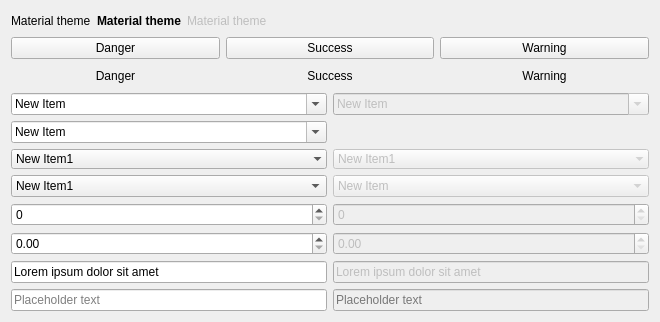
          <widget class="QWidget" name="page_4">
           <property name="geometry">
            <rect>
             <x>0</x>
             <y>0</y>
             <width>660</width>
             <height>310</height>
            </rect>
           </property>
           <attribute name="label">
            <string>Inputs</string>
           </attribute>
           <layout class="QGridLayout" name="gridLayout_21">
            <item row="0" column="1">
             <widget class="QLabel" name="label_3">
              <property name="font">
               <font>
                <weight>75</weight>
                <bold>true</bold>
               </font>
              </property>
              <property name="text">
               <string>Material theme</string>
              </property>
             </widget>
            </item>
            <item row="0" column="3">
             <spacer name="horizontalSpacer_4">
              <property name="orientation">
               <enum>Qt::Horizontal</enum>
              </property>
              <property name="sizeHint" stdset="0">
               <size>
                <width>427</width>
                <height>20</height>
               </size>
              </property>
             </spacer>
            </item>
            <item row="0" column="2">
             <widget class="QLabel" name="label">
              <property name="enabled">
               <bool>false</bool>
              </property>
              <property name="text">
               <string>Material theme</string>
              </property>
             </widget>
            </item>
            <item row="2" column="0" colspan="4">
             <layout class="QGridLayout" name="gridLayout_4">
              <item row="7" column="0">
               <widget class="QLineEdit" name="lineEdit_3">
                <property name="placeholderText">
                 <string>Placeholder text</string>
                </property>
               </widget>
              </item>
              <item row="4" column="0">
               <widget class="QSpinBox" name="spinBox"/>
              </item>
              <item row="3" column="1">
               <widget class="QComboBox" name="comboBox_4">
                <property name="enabled">
                 <bool>false</bool>
                </property>
                <item>
                 <property name="text">
                  <string>New Item</string>
                 </property>
                </item>
                <item>
                 <property name="text">
                  <string>New Item</string>
                 </property>
                </item>
                <item>
                 <property name="text">
                  <string>New Item</string>
                 </property>
                </item>
                <item>
                 <property name="text">
                  <string>New Item</string>
                 </property>
                </item>
                <item>
                 <property name="text">
                  <string>New Item</string>
                 </property>
                </item>
               </widget>
              </item>
              <item row="2" column="1">
               <widget class="QComboBox" name="comboBox_6">
                <property name="enabled">
                 <bool>false</bool>
                </property>
                <property name="frame">
                 <bool>false</bool>
                </property>
                <item>
                 <property name="text">
                  <string>New Item1</string>
                 </property>
                </item>
                <item>
                 <property name="text">
                  <string>New Item2</string>
                 </property>
                </item>
                <item>
                 <property name="text">
                  <string>New Item3</string>
                 </property>
                </item>
                <item>
                 <property name="text">
                  <string>New Item4</string>
                 </property>
                </item>
                <item>
                 <property name="text">
                  <string>New Item5</string>
                 </property>
                </item>
                <item>
                 <property name="text">
                  <string>New Item6</string>
                 </property>
                </item>
                <item>
                 <property name="text">
                  <string>New Item7</string>
                 </property>
                </item>
               </widget>
              </item>
              <item row="0" column="0">
               <widget class="QComboBox" name="comboBox">
                <property name="editable">
                 <bool>true</bool>
                </property>
                <property name="currentText">
                 <string>New Item</string>
                </property>
                <item>
                 <property name="text">
                  <string>New Item</string>
                 </property>
                </item>
                <item>
                 <property name="text">
                  <string>New Item</string>
                 </property>
                </item>
                <item>
                 <property name="text">
                  <string>New Item</string>
                 </property>
                </item>
                <item>
                 <property name="text">
                  <string>New Item</string>
                 </property>
                </item>
                <item>
                 <property name="text">
                  <string>New Item</string>
                 </property>
                </item>
               </widget>
              </item>
              <item row="5" column="0">
               <widget class="QDoubleSpinBox" name="doubleSpinBox"/>
              </item>
              <item row="1" column="0">
               <widget class="QComboBox" name="comboBox_7">
                <property name="editable">
                 <bool>true</bool>
                </property>
                <item>
                 <property name="text">
                  <string>New Item</string>
                 </property>
                </item>
                <item>
                 <property name="text">
                  <string>New Item</string>
                 </property>
                </item>
                <item>
                 <property name="text">
                  <string>New Item</string>
                 </property>
                </item>
                <item>
                 <property name="text">
                  <string>New Item</string>
                 </property>
                </item>
                <item>
                 <property name="text">
                  <string>New Item</string>
                 </property>
                </item>
               </widget>
              </item>
              <item row="6" column="0">
               <widget class="QLineEdit" name="lineEdit">
                <property name="text">
                 <string>Lorem ipsum dolor sit amet</string>
                </property>
               </widget>
              </item>
              <item row="5" column="1">
               <widget class="QDoubleSpinBox" name="doubleSpinBox_2">
                <property name="enabled">
                 <bool>false</bool>
                </property>
               </widget>
              </item>
              <item row="4" column="1">
               <widget class="QSpinBox" name="spinBox_2">
                <property name="enabled">
                 <bool>false</bool>
                </property>
               </widget>
              </item>
              <item row="0" column="1">
               <widget class="QComboBox" name="comboBox_3">
                <property name="enabled">
                 <bool>false</bool>
                </property>
                <property name="editable">
                 <bool>true</bool>
                </property>
                <item>
                 <property name="text">
                  <string>New Item</string>
                 </property>
                </item>
                <item>
                 <property name="text">
                  <string>New Item</string>
                 </property>
                </item>
                <item>
                 <property name="text">
                  <string>New Item</string>
                 </property>
                </item>
                <item>
                 <property name="text">
                  <string>New Item</string>
                 </property>
                </item>
                <item>
                 <property name="text">
                  <string>New Item</string>
                 </property>
                </item>
                <item>
                 <property name="text">
                  <string>New Item</string>
                 </property>
                </item>
               </widget>
              </item>
              <item row="6" column="1">
               <widget class="QLineEdit" name="lineEdit_2">
                <property name="enabled">
                 <bool>false</bool>
                </property>
                <property name="text">
                 <string>Lorem ipsum dolor sit amet</string>
                </property>
               </widget>
              </item>
              <item row="3" column="0">
               <widget class="QComboBox" name="comboBox_2">
                <item>
                 <property name="text">
                  <string>New Item1</string>
                 </property>
                </item>
                <item>
                 <property name="text">
                  <string>New Item2</string>
                 </property>
                </item>
                <item>
                 <property name="text">
                  <string>New Item3</string>
                 </property>
                </item>
                <item>
                 <property name="text">
                  <string>New Item4</string>
                 </property>
                </item>
                <item>
                 <property name="text">
                  <string>New Item5</string>
                 </property>
                </item>
                <item>
                 <property name="text">
                  <string>New Item6</string>
                 </property>
                </item>
                <item>
                 <property name="text">
                  <string>New Item7</string>
                 </property>
                </item>
               </widget>
              </item>
              <item row="2" column="0">
               <widget class="QComboBox" name="comboBox_5">
                <property name="frame">
                 <bool>false</bool>
                </property>
                <item>
                 <property name="text">
                  <string>New Item1</string>
                 </property>
                </item>
                <item>
                 <property name="text">
                  <string>New Item2</string>
                 </property>
                </item>
                <item>
                 <property name="text">
                  <string>New Item3</string>
                 </property>
                </item>
                <item>
                 <property name="text">
                  <string>New Item4</string>
                 </property>
                </item>
                <item>
                 <property name="text">
                  <string>New Item5</string>
                 </property>
                </item>
                <item>
                 <property name="text">
                  <string>New Item6</string>
                 </property>
                </item>
                <item>
                 <property name="text">
                  <string>New Item7</string>
                 </property>
                </item>
               </widget>
              </item>
              <item row="7" column="1">
               <widget class="QLineEdit" name="lineEdit_4">
                <property name="enabled">
                 <bool>false</bool>
                </property>
                <property name="placeholderText">
                 <string>Placeholder text</string>
                </property>
               </widget>
              </item>
             </layout>
            </item>
            <item row="0" column="0">
             <widget class="QLabel" name="label_2">
              <property name="text">
               <string>Material theme</string>
              </property>
             </widget>
            </item>
            <item row="1" column="0" colspan="4">
             <layout class="QGridLayout" name="gridLayout_7">
              <item row="0" column="0">
               <widget class="QPushButton" name="pushButton_18">
                <property name="text">
                 <string>Danger</string>
                </property>
                <property name="class" stdset="0">
                 <string>danger</string>
                </property>
               </widget>
              </item>
              <item row="1" column="1">
               <widget class="QPushButton" name="pushButton_22">
                <property name="text">
                 <string>Success</string>
                </property>
                <property name="flat">
                 <bool>true</bool>
                </property>
                <property name="class" stdset="0">
                 <string>success</string>
                </property>
               </widget>
              </item>
              <item row="0" column="2">
               <widget class="QPushButton" name="pushButton_19">
                <property name="text">
                 <string>Warning</string>
                </property>
                <property name="class" stdset="0">
                 <string>warning</string>
                </property>
               </widget>
              </item>
              <item row="1" column="2">
               <widget class="QPushButton" name="pushButton_21">
                <property name="text">
                 <string>Warning</string>
                </property>
                <property name="flat">
                 <bool>true</bool>
                </property>
                <property name="class" stdset="0">
                 <string>warning</string>
                </property>
               </widget>
              </item>
              <item row="0" column="1">
               <widget class="QPushButton" name="pushButton_20">
                <property name="text">
                 <string>Success</string>
                </property>
                <property name="class" stdset="0">
                 <string>success</string>
                </property>
               </widget>
              </item>
              <item row="1" column="0">
               <widget class="QPushButton" name="pushButton_23">
                <property name="text">
                 <string>Danger</string>
                </property>
                <property name="flat">
                 <bool>true</bool>
                </property>
                <property name="class" stdset="0">
                 <string>danger</string>
                </property>
               </widget>
              </item>
             </layout>
            </item>
           </layout>
          </widget>
